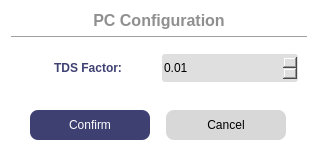
<?xml version="1.0" encoding="UTF-8"?>
<ui version="4.0">
 <class>WTDSFactor</class>
 <widget class="QDialog" name="WTDSFactor">
  <property name="geometry">
   <rect>
    <x>0</x>
    <y>0</y>
    <width>318</width>
    <height>160</height>
   </rect>
  </property>
  <property name="windowTitle">
   <string>Log data period configuration</string>
  </property>
  <property name="styleSheet">
   <string notr="true">#WTDSFactor {
 background-color:white;
 border-radius: 5px;
}
#label{
 color: #3E4072;
 font-weight: 800;
}
#buttonBox{
 background-color: #3E4072;
}
#label_Title{
 color: #8F8F8F;
 font-weight: 600;
}
QDoubleSpinBox {
 background-color:#DFDFDF;
 border-radius: 3px;
}
#pushButton_Confirm,
#pushButton_Cancel {
 border: none;
 border-radius: 8px;
}
#pushButton_Confirm {
 color: white;
 background-color: #3E4072;
}
#pushButton_Confirm:hover {
 color: white;
 background-color: #595D89;
}
#pushButton_Cancel {
 background-color: #D8D8D8;
}
#pushButton_Cancel:hover {
 background-color: #ACACAC;
}</string>
  </property>
  <layout class="QVBoxLayout" name="verticalLayout">
   <item>
    <widget class="QLabel" name="label_Title">
     <property name="font">
      <font>
       <pointsize>12</pointsize>
       <fontweight>DemiBold</fontweight>
      </font>
     </property>
     <property name="text">
      <string>PC Configuration</string>
     </property>
     <property name="alignment">
      <set>Qt::AlignCenter</set>
     </property>
    </widget>
   </item>
   <item>
    <widget class="Line" name="line">
     <property name="orientation">
      <enum>Qt::Horizontal</enum>
     </property>
    </widget>
   </item>
   <item>
    <widget class="QWidget" name="widget" native="true">
     <layout class="QHBoxLayout" name="horizontalLayout_2">
      <item>
       <widget class="QLabel" name="label">
        <property name="text">
         <string>TDS Factor:</string>
        </property>
        <property name="alignment">
         <set>Qt::AlignCenter</set>
        </property>
       </widget>
      </item>
      <item>
       <widget class="QDoubleSpinBox" name="spinBox">
        <property name="minimumSize">
         <size>
          <width>0</width>
          <height>28</height>
         </size>
        </property>
        <property name="minimum">
         <double>0.010000000000000</double>
        </property>
        <property name="maximum">
         <double>2.000000000000000</double>
        </property>
        <property name="singleStep">
         <double>0.010000000000000</double>
        </property>
       </widget>
      </item>
     </layout>
    </widget>
   </item>
   <item>
    <spacer name="verticalSpacer">
     <property name="orientation">
      <enum>Qt::Vertical</enum>
     </property>
     <property name="sizeHint" stdset="0">
      <size>
       <width>20</width>
       <height>40</height>
      </size>
     </property>
    </spacer>
   </item>
   <item>
    <widget class="QWidget" name="widget_4" native="true">
     <layout class="QHBoxLayout" name="horizontalLayout">
      <item>
       <widget class="QPushButton" name="pushButton_Confirm">
        <property name="minimumSize">
         <size>
          <width>0</width>
          <height>30</height>
         </size>
        </property>
        <property name="maximumSize">
         <size>
          <width>120</width>
          <height>16777215</height>
         </size>
        </property>
        <property name="text">
         <string>Confirm</string>
        </property>
       </widget>
      </item>
      <item>
       <widget class="QPushButton" name="pushButton_Cancel">
        <property name="minimumSize">
         <size>
          <width>120</width>
          <height>30</height>
         </size>
        </property>
        <property name="maximumSize">
         <size>
          <width>120</width>
          <height>16777215</height>
         </size>
        </property>
        <property name="text">
         <string>Cancel</string>
        </property>
       </widget>
      </item>
     </layout>
    </widget>
   </item>
  </layout>
 </widget>
 <resources/>
 <connections>
  <connection>
   <sender>pushButton_Confirm</sender>
   <signal>clicked()</signal>
   <receiver>WTDSFactor</receiver>
   <slot>accept()</slot>
   <hints>
    <hint type="sourcelabel">
     <x>152</x>
     <y>118</y>
    </hint>
    <hint type="destinationlabel">
     <x>130</x>
     <y>271</y>
    </hint>
   </hints>
  </connection>
  <connection>
   <sender>pushButton_Cancel</sender>
   <signal>clicked()</signal>
   <receiver>WTDSFactor</receiver>
   <slot>reject()</slot>
   <hints>
    <hint type="sourcelabel">
     <x>299</x>
     <y>121</y>
    </hint>
    <hint type="destinationlabel">
     <x>300</x>
     <y>184</y>
    </hint>
   </hints>
  </connection>
 </connections>
</ui>
